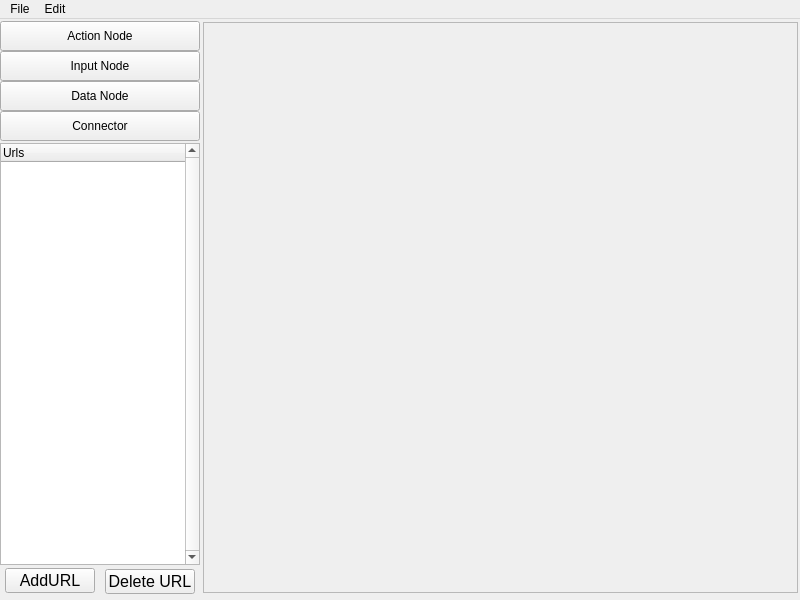
<?xml version="1.0" encoding="UTF-8"?>
<ui version="4.0">
 <class>MainWindow</class>
 <widget class="QMainWindow" name="MainWindow">
  <property name="geometry">
   <rect>
    <x>0</x>
    <y>0</y>
    <width>800</width>
    <height>600</height>
   </rect>
  </property>
  <property name="minimumSize">
   <size>
    <width>800</width>
    <height>600</height>
   </size>
  </property>
  <property name="windowTitle">
   <string>AutomScra</string>
  </property>
  <property name="tabShape">
   <enum>QTabWidget::Rounded</enum>
  </property>
  <widget class="QWidget" name="centralwidget">
   <widget class="QTableWidget" name="urlsTW">
    <property name="geometry">
     <rect>
      <x>0</x>
      <y>124</y>
      <width>200</width>
      <height>422</height>
     </rect>
    </property>
    <property name="sizePolicy">
     <sizepolicy hsizetype="Expanding" vsizetype="Expanding">
      <horstretch>0</horstretch>
      <verstretch>0</verstretch>
     </sizepolicy>
    </property>
    <property name="minimumSize">
     <size>
      <width>0</width>
      <height>0</height>
     </size>
    </property>
    <property name="verticalScrollBarPolicy">
     <enum>Qt::ScrollBarAlwaysOn</enum>
    </property>
    <property name="horizontalScrollBarPolicy">
     <enum>Qt::ScrollBarAlwaysOff</enum>
    </property>
    <property name="sizeAdjustPolicy">
     <enum>QAbstractScrollArea::AdjustToContentsOnFirstShow</enum>
    </property>
    <property name="editTriggers">
     <set>QAbstractItemView::AnyKeyPressed|QAbstractItemView::DoubleClicked|QAbstractItemView::EditKeyPressed</set>
    </property>
    <property name="alternatingRowColors">
     <bool>true</bool>
    </property>
    <property name="showGrid">
     <bool>true</bool>
    </property>
    <property name="gridStyle">
     <enum>Qt::SolidLine</enum>
    </property>
    <property name="sortingEnabled">
     <bool>true</bool>
    </property>
    <property name="rowCount">
     <number>0</number>
    </property>
    <property name="columnCount">
     <number>1</number>
    </property>
    <attribute name="horizontalHeaderDefaultSectionSize">
     <number>200</number>
    </attribute>
    <attribute name="horizontalHeaderMinimumSectionSize">
     <number>200</number>
    </attribute>
    <attribute name="verticalHeaderDefaultSectionSize">
     <number>25</number>
    </attribute>
    <attribute name="verticalHeaderShowSortIndicator" stdset="0">
     <bool>false</bool>
    </attribute>
    <column>
     <property name="text">
      <string>Urls</string>
     </property>
     <property name="textAlignment">
      <set>AlignLeading|AlignVCenter</set>
     </property>
    </column>
   </widget>
   <widget class="QPushButton" name="addUrlPB">
    <property name="geometry">
     <rect>
      <x>5</x>
      <y>549</y>
      <width>90</width>
      <height>25</height>
     </rect>
    </property>
    <property name="font">
     <font>
      <family>Ubuntu</family>
      <pointsize>12</pointsize>
      <weight>50</weight>
      <bold>false</bold>
     </font>
    </property>
    <property name="text">
     <string>AddURL</string>
    </property>
   </widget>
   <widget class="QPushButton" name="removeUrlPB">
    <property name="geometry">
     <rect>
      <x>105</x>
      <y>550</y>
      <width>90</width>
      <height>25</height>
     </rect>
    </property>
    <property name="font">
     <font>
      <family>Ubuntu</family>
      <pointsize>12</pointsize>
      <weight>50</weight>
      <bold>false</bold>
     </font>
    </property>
    <property name="text">
     <string>Delete URL</string>
    </property>
   </widget>
   <widget class="QPushButton" name="action_nodePB">
    <property name="geometry">
     <rect>
      <x>0</x>
      <y>2</y>
      <width>200</width>
      <height>30</height>
     </rect>
    </property>
    <property name="autoFillBackground">
     <bool>false</bool>
    </property>
    <property name="text">
     <string>Action Node</string>
    </property>
   </widget>
   <widget class="QPushButton" name="input_nodePB">
    <property name="geometry">
     <rect>
      <x>0</x>
      <y>32</y>
      <width>200</width>
      <height>30</height>
     </rect>
    </property>
    <property name="text">
     <string>Input Node</string>
    </property>
   </widget>
   <widget class="QPushButton" name="data_nodePB">
    <property name="geometry">
     <rect>
      <x>0</x>
      <y>62</y>
      <width>200</width>
      <height>30</height>
     </rect>
    </property>
    <property name="text">
     <string>Data Node</string>
    </property>
   </widget>
   <widget class="QPushButton" name="connectorPB">
    <property name="geometry">
     <rect>
      <x>0</x>
      <y>92</y>
      <width>200</width>
      <height>30</height>
     </rect>
    </property>
    <property name="text">
     <string>Connector</string>
    </property>
   </widget>
   <widget class="QScrollArea" name="treeSA">
    <property name="geometry">
     <rect>
      <x>203</x>
      <y>3</y>
      <width>595</width>
      <height>571</height>
     </rect>
    </property>
    <property name="widgetResizable">
     <bool>true</bool>
    </property>
    <widget class="QWidget" name="scrollAreaWidgetContents">
     <property name="geometry">
      <rect>
       <x>0</x>
       <y>0</y>
       <width>593</width>
       <height>569</height>
      </rect>
     </property>
    </widget>
   </widget>
  </widget>
  <widget class="QMenuBar" name="menubar">
   <property name="geometry">
    <rect>
     <x>0</x>
     <y>0</y>
     <width>800</width>
     <height>22</height>
    </rect>
   </property>
   <property name="nativeMenuBar">
    <bool>false</bool>
   </property>
   <widget class="QMenu" name="menuFile">
    <property name="title">
     <string>File</string>
    </property>
    <addaction name="actionNew"/>
    <addaction name="actionOpen"/>
    <addaction name="actionSave"/>
    <addaction name="actionExit"/>
   </widget>
   <widget class="QMenu" name="menuEdit">
    <property name="title">
     <string>Edit</string>
    </property>
    <widget class="QMenu" name="menuExceute">
     <property name="title">
      <string>Exceute options</string>
     </property>
     <addaction name="actionsaveExcel"/>
     <addaction name="actionsaveDB"/>
    </widget>
    <addaction name="actionUrls"/>
    <addaction name="menuExceute"/>
    <addaction name="separator"/>
    <addaction name="actionExecute"/>
   </widget>
   <addaction name="menuFile"/>
   <addaction name="menuEdit"/>
  </widget>
  <action name="actionNew">
   <property name="text">
    <string>New</string>
   </property>
   <property name="shortcut">
    <string>Ctrl+N</string>
   </property>
  </action>
  <action name="actionOpen">
   <property name="text">
    <string>Open</string>
   </property>
   <property name="shortcut">
    <string>Ctrl+O</string>
   </property>
  </action>
  <action name="actionSave">
   <property name="text">
    <string>Save</string>
   </property>
   <property name="shortcut">
    <string>Ctrl+S</string>
   </property>
  </action>
  <action name="actionExit">
   <property name="text">
    <string>Exit</string>
   </property>
   <property name="shortcut">
    <string>Ctrl+X</string>
   </property>
  </action>
  <action name="actionUrls">
   <property name="text">
    <string>Manage URLs</string>
   </property>
  </action>
  <action name="actionsaveExcel">
   <property name="text">
    <string>Save into Excel</string>
   </property>
  </action>
  <action name="actionsaveDB">
   <property name="text">
    <string>Save into DataBase</string>
   </property>
  </action>
  <action name="actionExecute">
   <property name="text">
    <string>Execute scraper</string>
   </property>
  </action>
 </widget>
 <resources/>
 <connections/>
</ui>
